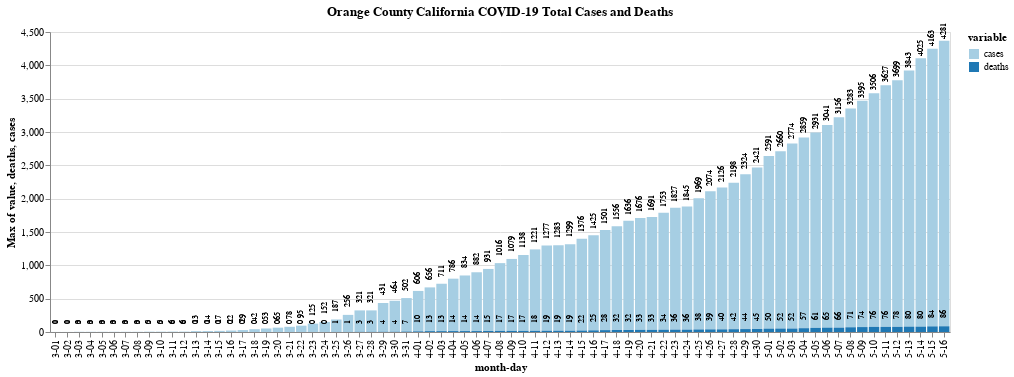

Notebook cell for this chart:
### Code cell
plot('Orange','California')[1]

### Figure 1 — Vega-Lite specification as saved in the notebook (floating-point values rounded to 4 significant figures)
{"config": {"view": {"continuousWidth": 400, "continuousHeight": 300}}, "layer": [{"mark": "bar", "encoding": {"color": {"type": "nominal", "field": "variable", "scale": {"scheme": "paired"}}, "tooltip": [{"type": "quantitative", "field": "cases-daily"}, {"type": "quantitative", "field": "deaths-daily"}, {"type": "quantitative", "field": "cases"}, {"type": "quantitative", "field": "deaths"}], "x": {"type": "nominal", "field": "month-day"}, "y": {"type": "quantitative", "aggregate": "max", "field": "value"}}, "selection": {"selector060": {"type": "interval", "bind": "scales", "encodings": ["x", "y"]}}, "title": "Orange County California COVID-19 Total Cases and Deaths", "transform": [{"fold": ["cases", "deaths"], "as": ["variable", "value"]}], "width": 900}, {"mark": {"type": "text", "align": "left", "angle": 270, "baseline": "middle", "binSpacing": 1, "dx": 8, "dy": 0, "fontSize": 8}, "encoding": {"color": {"value": "black"}, "text": {"type": "quantitative", "field": "deaths"}, "tooltip": [{"type": "quantitative", "field": "cases-daily"}, {"type": "quantitative", "field": "deaths-daily"}, {"type": "quantitative", "field": "cases"}, {"type": "quantitative", "field": "deaths"}], "x": {"type": "nominal", "field": "month-day"}, "y": {"type": "quantitative", "field": "deaths"}}, "title": "Orange County California COVID-19 Total Cases and Deaths", "transform": [{"fold": ["cases", "deaths"], "as": ["variable", "value"]}], "width": 900}, {"mark": {"type": "text", "align": "left", "angle": 270, "baseline": "middle", "binSpacing": 1, "dx": 8, "dy": 0, "fontSize": 8}, "encoding": {"color": {"value": "black"}, "text": {"type": "quantitative", "field": "cases"}, "tooltip": [{"type": "quantitative", "field": "cases-daily"}, {"type": "quantitative", "field": "deaths-daily"}, {"type": "quantitative", "field": "cases"}, {"type": "quantitative", "field": "deaths"}], "x": {"type": "nominal", "field": "month-day"}, "y": {"type": "quantitative", "field": "cases"}}, "title": "Orange County California COVID-19 Total Cases and Deaths", "transform": [{"fold": ["cases", "deaths"], "as": ["variable", "value"]}], "width": 900}], "data": {"name": "data-d30964e8d8d07b16fcbb6affa6cde342"}, "$schema": "https://vega.github.io/schema/vega-lite/v4.8.1.json", "datasets": {"data-d30964e8d8d07b16fcbb6affa6cde342": [{"date": "2020-03-01", "county": "Orange", "state": "California", "fips": 6059.0, "cases": 1, "deaths": 0, "cases-daily": 0.0, "deaths-daily": 0.0, "month-day": "3-01"}, {"date": "2020-03-02", "county": "Orange", "state": "California", "fips": 6059.0, "cases": 1, "deaths": 0, "cases-daily": 2.0, "deaths-daily": 0.0, "month-day": "3-02"}, {"date": "2020-03-03", "county": "Orange", "state": "California", "fips": 6059.0, "cases": 3, "deaths": 0, "cases-daily": 0.0, "deaths-daily": 0.0, "month-day": "3-03"}, {"date": "2020-03-04", "county": "Orange", "state": "California", "fips": 6059.0, "cases": 3, "deaths": 0, "cases-daily": 0.0, "deaths-daily": 0.0, "month-day": "3-04"}, {"date": "2020-03-05", "county": "Orange", "state": "California", "fips": 6059.0, "cases": 3, "deaths": 0, "cases-daily": 0.0, "deaths-daily": 0.0, "month-day": "3-05"}, {"date": "2020-03-06", "county": "Orange", "state": "California", "fips": 6059.0, "cases": 3, "deaths": 0, "cases-daily": 0.0, "deaths-daily": 0.0, "month-day": "3-06"}, {"date": "2020-03-07", "county": "Orange", "state": "California", "fips": 6059.0, "cases": 3, "deaths": 0, "cases-daily": 0.0, "deaths-daily": 0.0, "month-day": "3-07"}, {"date": "2020-03-08", "county": "Orange", "state": "California", "fips": 6059.0, "cases": 3, "deaths": 0, "cases-daily": 2.0, "deaths-daily": 0.0, "month-day": "3-08"}, {"date": "2020-03-09", "county": "Orange", "state": "California", "fips": 6059.0, "cases": 5, "deaths": 0, "cases-daily": 0.0, "deaths-daily": 0.0, "month-day": "3-09"}, {"date": "2020-03-10", "county": "Orange", "state": "California", "fips": 6059.0, "cases": 5, "deaths": 0, "cases-daily": 1.0, "deaths-daily": 0.0, "month-day": "3-10"}, {"date": "2020-03-11", "county": "Orange", "state": "California", "fips": 6059.0, "cases": 6, "deaths": 0, "cases-daily": 0.0, "deaths-daily": 0.0, "month-day": "3-11"}, {"date": "2020-03-12", "county": "Orange", "state": "California", "fips": 6059.0, "cases": 6, "deaths": 0, "cases-daily": 7.0, "deaths-daily": 0.0, "month-day": "3-12"}, {"date": "2020-03-13", "county": "Orange", "state": "California", "fips": 6059.0, "cases": 13, "deaths": 0, "cases-daily": 1.0, "deaths-daily": 0.0, "month-day": "3-13"}, {"date": "2020-03-14", "county": "Orange", "state": "California", "fips": 6059.0, "cases": 14, "deaths": 0, "cases-daily": 3.0, "deaths-daily": 0.0, "month-day": "3-14"}, {"date": "2020-03-15", "county": "Orange", "state": "California", "fips": 6059.0, "cases": 17, "deaths": 0, "cases-daily": 5.0, "deaths-daily": 0.0, "month-day": "3-15"}, {"date": "2020-03-16", "county": "Orange", "state": "California", "fips": 6059.0, "cases": 22, "deaths": 0, "cases-daily": 7.0, "deaths-daily": 0.0, "month-day": "3-16"}, {"date": "2020-03-17", "county": "Orange", "state": "California", "fips": 6059.0, "cases": 29, "deaths": 0, "cases-daily": 13.0, "deaths-daily": 0.0, "month-day": "3-17"}, {"date": "2020-03-18", "county": "Orange", "state": "California", "fips": 6059.0, "cases": 42, "deaths": 0, "cases-daily": 11.0, "deaths-daily": 0.0, "month-day": "3-18"}, {"date": "2020-03-19", "county": "Orange", "state": "California", "fips": 6059.0, "cases": 53, "deaths": 0, "cases-daily": 12.0, "deaths-daily": 0.0, "month-day": "3-19"}, {"date": "2020-03-20", "county": "Orange", "state": "California", "fips": 6059.0, "cases": 65, "deaths": 0, "cases-daily": 13.0, "deaths-daily": 0.0, "month-day": "3-20"}, {"date": "2020-03-21", "county": "Orange", "state": "California", "fips": 6059.0, "cases": 78, "deaths": 0, "cases-daily": 17.0, "deaths-daily": 0.0, "month-day": "3-21"}, {"date": "2020-03-22", "county": "Orange", "state": "California", "fips": 6059.0, "cases": 95, "deaths": 0, "cases-daily": 30.0, "deaths-daily": 0.0, "month-day": "3-22"}, {"date": "2020-03-23", "county": "Orange", "state": "California", "fips": 6059.0, "cases": 125, "deaths": 0, "cases-daily": 27.0, "deaths-daily": 0.0, "month-day": "3-23"}, {"date": "2020-03-24", "county": "Orange", "state": "California", "fips": 6059.0, "cases": 152, "deaths": 0, "cases-daily": 35.0, "deaths-daily": 1.0, "month-day": "3-24"}, {"date": "2020-03-25", "county": "Orange", "state": "California", "fips": 6059.0, "cases": 187, "deaths": 1, "cases-daily": 69.0, "deaths-daily": 0.0, "month-day": "3-25"}, {"date": "2020-03-26", "county": "Orange", "state": "California", "fips": 6059.0, "cases": 256, "deaths": 1, "cases-daily": 65.0, "deaths-daily": 2.0, "month-day": "3-26"}, {"date": "2020-03-27", "county": "Orange", "state": "California", "fips": 6059.0, "cases": 321, "deaths": 3, "cases-daily": 0.0, "deaths-daily": 0.0, "month-day": "3-27"}, {"date": "2020-03-28", "county": "Orange", "state": "California", "fips": 6059.0, "cases": 321, "deaths": 3, "cases-daily": 110.0, "deaths-daily": 1.0, "month-day": "3-28"}, {"date": "2020-03-29", "county": "Orange", "state": "California", "fips": 6059.0, "cases": 431, "deaths": 4, "cases-daily": 33.0, "deaths-daily": 0.0, "month-day": "3-29"}, {"date": "2020-03-30", "county": "Orange", "state": "California", "fips": 6059.0, "cases": 464, "deaths": 4, "cases-daily": 38.0, "deaths-daily": 3.0, "month-day": "3-30"}, {"date": "2020-03-31", "county": "Orange", "state": "California", "fips": 6059.0, "cases": 502, "deaths": 7, "cases-daily": 104.0, "deaths-daily": 3.0, "month-day": "3-31"}, {"date": "2020-04-01", "county": "Orange", "state": "California", "fips": 6059.0, "cases": 606, "deaths": 10, "cases-daily": 50.0, "deaths-daily": 3.0, "month-day": "4-01"}, {"date": "2020-04-02", "county": "Orange", "state": "California", "fips": 6059.0, "cases": 656, "deaths": 13, "cases-daily": 55.0, "deaths-daily": 0.0, "month-day": "4-02"}, {"date": "2020-04-03", "county": "Orange", "state": "California", "fips": 6059.0, "cases": 711, "deaths": 13, "cases-daily": 75.0, "deaths-daily": 1.0, "month-day": "4-03"}, {"date": "2020-04-04", "county": "Orange", "state": "California", "fips": 6059.0, "cases": 786, "deaths": 14, "cases-daily": 48.0, "deaths-daily": 0.0, "month-day": "4-04"}, {"date": "2020-04-05", "county": "Orange", "state": "California", "fips": 6059.0, "cases": 834, "deaths": 14, "cases-daily": 48.0, "deaths-daily": 0.0, "month-day": "4-05"}, {"date": "2020-04-06", "county": "Orange", "state": "California", "fips": 6059.0, "cases": 882, "deaths": 14, "cases-daily": 49.0, "deaths-daily": 1.0, "month-day": "4-06"}, {"date": "2020-04-07", "county": "Orange", "state": "California", "fips": 6059.0, "cases": 931, "deaths": 15, "cases-daily": 85.0, "deaths-daily": 2.0, "month-day": "4-07"}, {"date": "2020-04-08", "county": "Orange", "state": "California", "fips": 6059.0, "cases": 1016, "deaths": 17, "cases-daily": 63.0, "deaths-daily": 0.0, "month-day": "4-08"}, {"date": "2020-04-09", "county": "Orange", "state": "California", "fips": 6059.0, "cases": 1079, "deaths": 17, "cases-daily": 59.0, "deaths-daily": 0.0, "month-day": "4-09"}, {"date": "2020-04-10", "county": "Orange", "state": "California", "fips": 6059.0, "cases": 1138, "deaths": 17, "cases-daily": 83.0, "deaths-daily": 1.0, "month-day": "4-10"}, {"date": "2020-04-11", "county": "Orange", "state": "California", "fips": 6059.0, "cases": 1221, "deaths": 18, "cases-daily": 56.0, "deaths-daily": 1.0, "month-day": "4-11"}, {"date": "2020-04-12", "county": "Orange", "state": "California", "fips": 6059.0, "cases": 1277, "deaths": 19, "cases-daily": 6.0, "deaths-daily": 0.0, "month-day": "4-12"}, {"date": "2020-04-13", "county": "Orange", "state": "California", "fips": 6059.0, "cases": 1283, "deaths": 19, "cases-daily": 16.0, "deaths-daily": 0.0, "month-day": "4-13"}, {"date": "2020-04-14", "county": "Orange", "state": "California", "fips": 6059.0, "cases": 1299, "deaths": 19, "cases-daily": 77.0, "deaths-daily": 3.0, "month-day": "4-14"}, {"date": "2020-04-15", "county": "Orange", "state": "California", "fips": 6059.0, "cases": 1376, "deaths": 22, "cases-daily": 49.0, "deaths-daily": 3.0, "month-day": "4-15"}, {"date": "2020-04-16", "county": "Orange", "state": "California", "fips": 6059.0, "cases": 1425, "deaths": 25, "cases-daily": 76.0, "deaths-daily": 3.0, "month-day": "4-16"}, {"date": "2020-04-17", "county": "Orange", "state": "California", "fips": 6059.0, "cases": 1501, "deaths": 28, "cases-daily": 55.0, "deaths-daily": 4.0, "month-day": "4-17"}, {"date": "2020-04-18", "county": "Orange", "state": "California", "fips": 6059.0, "cases": 1556, "deaths": 32, "cases-daily": 80.0, "deaths-daily": 0.0, "month-day": "4-18"}, {"date": "2020-04-19", "county": "Orange", "state": "California", "fips": 6059.0, "cases": 1636, "deaths": 32, "cases-daily": 40.0, "deaths-daily": 1.0, "month-day": "4-19"}, {"date": "2020-04-20", "county": "Orange", "state": "California", "fips": 6059.0, "cases": 1676, "deaths": 33, "cases-daily": 15.0, "deaths-daily": 0.0, "month-day": "4-20"}, {"date": "2020-04-21", "county": "Orange", "state": "California", "fips": 6059.0, "cases": 1691, "deaths": 33, "cases-daily": 62.0, "deaths-daily": 1.0, "month-day": "4-21"}, {"date": "2020-04-22", "county": "Orange", "state": "California", "fips": 6059.0, "cases": 1753, "deaths": 34, "cases-daily": 74.0, "deaths-daily": 2.0, "month-day": "4-22"}, {"date": "2020-04-23", "county": "Orange", "state": "California", "fips": 6059.0, "cases": 1827, "deaths": 36, "cases-daily": 18.0, "deaths-daily": 0.0, "month-day": "4-23"}, {"date": "2020-04-24", "county": "Orange", "state": "California", "fips": 6059.0, "cases": 1845, "deaths": 36, "cases-daily": 124.0, "deaths-daily": 2.0, "month-day": "4-24"}, {"date": "2020-04-25", "county": "Orange", "state": "California", "fips": 6059.0, "cases": 1969, "deaths": 38, "cases-daily": 105.0, "deaths-daily": 1.0, "month-day": "4-25"}, {"date": "2020-04-26", "county": "Orange", "state": "California", "fips": 6059.0, "cases": 2074, "deaths": 39, "cases-daily": 52.0, "deaths-daily": 1.0, "month-day": "4-26"}, {"date": "2020-04-27", "county": "Orange", "state": "California", "fips": 6059.0, "cases": 2126, "deaths": 40, "cases-daily": 72.0, "deaths-daily": 2.0, "month-day": "4-27"}, {"date": "2020-04-28", "county": "Orange", "state": "California", "fips": 6059.0, "cases": 2198, "deaths": 42, "cases-daily": 126.0, "deaths-daily": 2.0, "month-day": "4-28"}, {"date": "2020-04-29", "county": "Orange", "state": "California", "fips": 6059.0, "cases": 2324, "deaths": 44, "cases-daily": 97.0, "deaths-daily": 1.0, "month-day": "4-29"}, {"date": "2020-04-30", "county": "Orange", "state": "California", "fips": 6059.0, "cases": 2421, "deaths": 45, "cases-daily": 170.0, "deaths-daily": 5.0, "month-day": "4-30"}, {"date": "2020-05-01", "county": "Orange", "state": "California", "fips": 6059.0, "cases": 2591, "deaths": 50, "cases-daily": 69.0, "deaths-daily": 2.0, "month-day": "5-01"}, {"date": "2020-05-02", "county": "Orange", "state": "California", "fips": 6059.0, "cases": 2660, "deaths": 52, "cases-daily": 114.0, "deaths-daily": 0.0, "month-day": "5-02"}, {"date": "2020-05-03", "county": "Orange", "state": "California", "fips": 6059.0, "cases": 2774, "deaths": 52, "cases-daily": 85.0, "deaths-daily": 5.0, "month-day": "5-03"}, {"date": "2020-05-04", "county": "Orange", "state": "California", "fips": 6059.0, "cases": 2859, "deaths": 57, "cases-daily": 72.0, "deaths-daily": 4.0, "month-day": "5-04"}, {"date": "2020-05-05", "county": "Orange", "state": "California", "fips": 6059.0, "cases": 2931, "deaths": 61, "cases-daily": 110.0, "deaths-daily": 4.0, "month-day": "5-05"}, {"date": "2020-05-06", "county": "Orange", "state": "California", "fips": 6059.0, "cases": 3041, "deaths": 65, "cases-daily": 115.0, "deaths-daily": 1.0, "month-day": "5-06"}, {"date": "2020-05-07", "county": "Orange", "state": "California", "fips": 6059.0, "cases": 3156, "deaths": 66, "cases-daily": 127.0, "deaths-daily": 5.0, "month-day": "5-07"}, {"date": "2020-05-08", "county": "Orange", "state": "California", "fips": 6059.0, "cases": 3283, "deaths": 71, "cases-daily": 112.0, "deaths-daily": 3.0, "month-day": "5-08"}, {"date": "2020-05-09", "county": "Orange", "state": "California", "fips": 6059.0, "cases": 3395, "deaths": 74, "cases-daily": 111.0, "deaths-daily": 2.0, "month-day": "5-09"}, {"date": "2020-05-10", "county": "Orange", "state": "California", "fips": 6059.0, "cases": 3506, "deaths": 76, "cases-daily": 121.0, "deaths-daily": 0.0, "month-day": "5-10"}, {"date": "2020-05-11", "county": "Orange", "state": "California", "fips": 6059.0, "cases": 3627, "deaths": 76, "cases-daily": 72.0, "deaths-daily": 2.0, "month-day": "5-11"}, {"date": "2020-05-12", "county": "Orange", "state": "California", "fips": 6059.0, "cases": 3699, "deaths": 78, "cases-daily": 144.0, "deaths-daily": 2.0, "month-day": "5-12"}, {"date": "2020-05-13", "county": "Orange", "state": "California", "fips": 6059.0, "cases": 3843, "deaths": 80, "cases-daily": 182.0, "deaths-daily": 0.0, "month-day": "5-13"}, {"date": "2020-05-14", "county": "Orange", "state": "California", "fips": 6059.0, "cases": 4025, "deaths": 80, "cases-daily": 138.0, "deaths-daily": 4.0, "month-day": "5-14"}, {"date": "2020-05-15", "county": "Orange", "state": "California", "fips": 6059.0, "cases": 4163, "deaths": 84, "cases-daily": 118.0, "deaths-daily": 2.0, "month-day": "5-15"}, {"date": "2020-05-16", "county": "Orange", "state": "California", "fips": 6059.0, "cases": 4281, "deaths": 86, "cases-daily": null, "deaths-daily": null, "month-day": "5-16"}]}}
